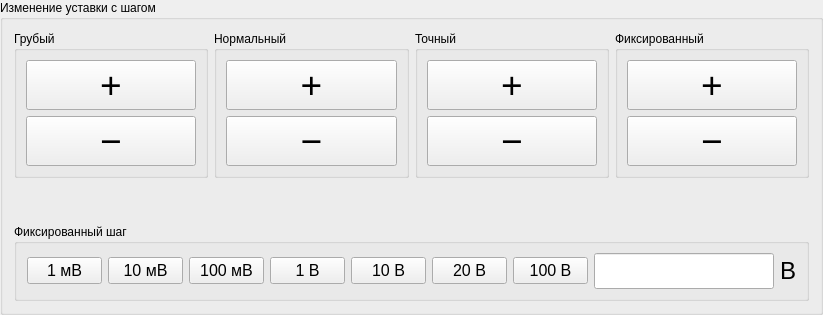
               <widget class="QGroupBox" name="groupBox_3">
                <property name="sizePolicy">
                 <sizepolicy hsizetype="Minimum" vsizetype="Preferred">
                  <horstretch>0</horstretch>
                  <verstretch>0</verstretch>
                 </sizepolicy>
                </property>
                <property name="title">
                 <string>Изменение уставки с шагом</string>
                </property>
                <layout class="QVBoxLayout" name="verticalLayout_6">
                 <item>
                  <layout class="QHBoxLayout" name="horizontalLayout_13">
                   <item>
                    <widget class="QGroupBox" name="groupBox_6">
                     <property name="maximumSize">
                      <size>
                       <width>200</width>
                       <height>16777215</height>
                      </size>
                     </property>
                     <property name="title">
                      <string>Грубый</string>
                     </property>
                     <layout class="QVBoxLayout" name="verticalLayout_9">
                      <item>
                       <widget class="QPushButton" name="coarseIncreasePushButton">
                        <property name="sizePolicy">
                         <sizepolicy hsizetype="Preferred" vsizetype="Fixed">
                          <horstretch>0</horstretch>
                          <verstretch>0</verstretch>
                         </sizepolicy>
                        </property>
                        <property name="minimumSize">
                         <size>
                          <width>0</width>
                          <height>50</height>
                         </size>
                        </property>
                        <property name="maximumSize">
                         <size>
                          <width>16777215</width>
                          <height>16777215</height>
                         </size>
                        </property>
                        <property name="font">
                         <font>
                          <pointsize>28</pointsize>
                          <kerning>true</kerning>
                         </font>
                        </property>
                        <property name="text">
                         <string>+</string>
                        </property>
                       </widget>
                      </item>
                      <item>
                       <widget class="QPushButton" name="coarseReducePushButton">
                        <property name="sizePolicy">
                         <sizepolicy hsizetype="Preferred" vsizetype="Fixed">
                          <horstretch>0</horstretch>
                          <verstretch>0</verstretch>
                         </sizepolicy>
                        </property>
                        <property name="minimumSize">
                         <size>
                          <width>0</width>
                          <height>50</height>
                         </size>
                        </property>
                        <property name="maximumSize">
                         <size>
                          <width>16777215</width>
                          <height>16777215</height>
                         </size>
                        </property>
                        <property name="font">
                         <font>
                          <pointsize>28</pointsize>
                         </font>
                        </property>
                        <property name="text">
                         <string>−</string>
                        </property>
                       </widget>
                      </item>
                     </layout>
                    </widget>
                   </item>
                   <item>
                    <widget class="QGroupBox" name="groupBox_7">
                     <property name="maximumSize">
                      <size>
                       <width>200</width>
                       <height>16777215</height>
                      </size>
                     </property>
                     <property name="title">
                      <string>Нормальный</string>
                     </property>
                     <layout class="QVBoxLayout" name="verticalLayout_10">
                      <item>
                       <widget class="QPushButton" name="normalIncreasePushButton">
                        <property name="minimumSize">
                         <size>
                          <width>0</width>
                          <height>50</height>
                         </size>
                        </property>
                        <property name="maximumSize">
                         <size>
                          <width>16777215</width>
                          <height>16777215</height>
                         </size>
                        </property>
                        <property name="font">
                         <font>
                          <pointsize>28</pointsize>
                         </font>
                        </property>
                        <property name="text">
                         <string>+</string>
                        </property>
                       </widget>
                      </item>
                      <item>
                       <widget class="QPushButton" name="normalReducePushButton">
                        <property name="minimumSize">
                         <size>
                          <width>0</width>
                          <height>50</height>
                         </size>
                        </property>
                        <property name="maximumSize">
                         <size>
                          <width>16777215</width>
                          <height>16777215</height>
                         </size>
                        </property>
                        <property name="font">
                         <font>
                          <pointsize>28</pointsize>
                         </font>
                        </property>
                        <property name="text">
                         <string>−</string>
                        </property>
                       </widget>
                      </item>
                     </layout>
                    </widget>
                   </item>
                   <item>
                    <widget class="QGroupBox" name="groupBox_8">
                     <property name="sizePolicy">
                      <sizepolicy hsizetype="Preferred" vsizetype="Preferred">
                       <horstretch>0</horstretch>
                       <verstretch>0</verstretch>
                      </sizepolicy>
                     </property>
                     <property name="maximumSize">
                      <size>
                       <width>200</width>
                       <height>16777215</height>
                      </size>
                     </property>
                     <property name="title">
                      <string>Точный</string>
                     </property>
                     <layout class="QVBoxLayout" name="verticalLayout_11">
                      <item>
                       <widget class="QPushButton" name="fineIncreasePushButton">
                        <property name="sizePolicy">
                         <sizepolicy hsizetype="Minimum" vsizetype="Fixed">
                          <horstretch>0</horstretch>
                          <verstretch>0</verstretch>
                         </sizepolicy>
                        </property>
                        <property name="minimumSize">
                         <size>
                          <width>0</width>
                          <height>50</height>
                         </size>
                        </property>
                        <property name="maximumSize">
                         <size>
                          <width>16777215</width>
                          <height>16777215</height>
                         </size>
                        </property>
                        <property name="font">
                         <font>
                          <pointsize>28</pointsize>
                         </font>
                        </property>
                        <property name="text">
                         <string>+</string>
                        </property>
                       </widget>
                      </item>
                      <item>
                       <widget class="QPushButton" name="fineReducePushButton">
                        <property name="sizePolicy">
                         <sizepolicy hsizetype="Minimum" vsizetype="Fixed">
                          <horstretch>0</horstretch>
                          <verstretch>0</verstretch>
                         </sizepolicy>
                        </property>
                        <property name="minimumSize">
                         <size>
                          <width>0</width>
                          <height>50</height>
                         </size>
                        </property>
                        <property name="maximumSize">
                         <size>
                          <width>16777215</width>
                          <height>16777215</height>
                         </size>
                        </property>
                        <property name="font">
                         <font>
                          <pointsize>28</pointsize>
                         </font>
                        </property>
                        <property name="text">
                         <string>−</string>
                        </property>
                       </widget>
                      </item>
                     </layout>
                    </widget>
                   </item>
                   <item>
                    <widget class="QGroupBox" name="groupBox_4">
                     <property name="maximumSize">
                      <size>
                       <width>200</width>
                       <height>16777215</height>
                      </size>
                     </property>
                     <property name="title">
                      <string>Фиксированный</string>
                     </property>
                     <layout class="QVBoxLayout" name="verticalLayout_4">
                      <item>
                       <widget class="QPushButton" name="fixedIncreasePushButton">
                        <property name="sizePolicy">
                         <sizepolicy hsizetype="Preferred" vsizetype="Fixed">
                          <horstretch>0</horstretch>
                          <verstretch>0</verstretch>
                         </sizepolicy>
                        </property>
                        <property name="minimumSize">
                         <size>
                          <width>0</width>
                          <height>50</height>
                         </size>
                        </property>
                        <property name="maximumSize">
                         <size>
                          <width>16777215</width>
                          <height>16777215</height>
                         </size>
                        </property>
                        <property name="font">
                         <font>
                          <pointsize>28</pointsize>
                         </font>
                        </property>
                        <property name="text">
                         <string>+</string>
                        </property>
                       </widget>
                      </item>
                      <item>
                       <widget class="QPushButton" name="fixedReducePushButton">
                        <property name="minimumSize">
                         <size>
                          <width>0</width>
                          <height>50</height>
                         </size>
                        </property>
                        <property name="maximumSize">
                         <size>
                          <width>16777215</width>
                          <height>16777215</height>
                         </size>
                        </property>
                        <property name="font">
                         <font>
                          <pointsize>28</pointsize>
                         </font>
                        </property>
                        <property name="text">
                         <string>−</string>
                        </property>
                       </widget>
                      </item>
                     </layout>
                    </widget>
                   </item>
                  </layout>
                 </item>
                 <item>
                  <spacer name="verticalSpacer_9">
                   <property name="orientation">
                    <enum>Qt::Vertical</enum>
                   </property>
                   <property name="sizeHint" stdset="0">
                    <size>
                     <width>20</width>
                     <height>40</height>
                    </size>
                   </property>
                  </spacer>
                 </item>
                 <item>
                  <widget class="QGroupBox" name="groupBox_10">
                   <property name="sizePolicy">
                    <sizepolicy hsizetype="Preferred" vsizetype="Preferred">
                     <horstretch>0</horstretch>
                     <verstretch>0</verstretch>
                    </sizepolicy>
                   </property>
                   <property name="maximumSize">
                    <size>
                     <width>16777215</width>
                     <height>100</height>
                    </size>
                   </property>
                   <property name="title">
                    <string>Фиксированный шаг</string>
                   </property>
                   <layout class="QHBoxLayout" name="horizontalLayout_10">
                    <item>
                     <spacer name="horizontalSpacer_6">
                      <property name="orientation">
                       <enum>Qt::Horizontal</enum>
                      </property>
                      <property name="sizeType">
                       <enum>QSizePolicy::Expanding</enum>
                      </property>
                      <property name="sizeHint" stdset="0">
                       <size>
                        <width>1</width>
                        <height>20</height>
                       </size>
                      </property>
                     </spacer>
                    </item>
                    <item>
                     <widget class="QPushButton" name="fixedStep1PushButton">
                      <property name="sizePolicy">
                       <sizepolicy hsizetype="Fixed" vsizetype="Fixed">
                        <horstretch>0</horstretch>
                        <verstretch>0</verstretch>
                       </sizepolicy>
                      </property>
                      <property name="maximumSize">
                       <size>
                        <width>75</width>
                        <height>16777215</height>
                       </size>
                      </property>
                      <property name="font">
                       <font>
                        <pointsize>12</pointsize>
                       </font>
                      </property>
                      <property name="text">
                       <string>1 мВ</string>
                      </property>
                      <property name="checkable">
                       <bool>true</bool>
                      </property>
                     </widget>
                    </item>
                    <item>
                     <widget class="QPushButton" name="fixedStep2PushButton">
                      <property name="sizePolicy">
                       <sizepolicy hsizetype="Fixed" vsizetype="Fixed">
                        <horstretch>0</horstretch>
                        <verstretch>0</verstretch>
                       </sizepolicy>
                      </property>
                      <property name="maximumSize">
                       <size>
                        <width>75</width>
                        <height>16777215</height>
                       </size>
                      </property>
                      <property name="font">
                       <font>
                        <pointsize>12</pointsize>
                       </font>
                      </property>
                      <property name="text">
                       <string>10 мВ</string>
                      </property>
                      <property name="checkable">
                       <bool>true</bool>
                      </property>
                     </widget>
                    </item>
                    <item>
                     <widget class="QPushButton" name="fixedStep3PushButton">
                      <property name="sizePolicy">
                       <sizepolicy hsizetype="Fixed" vsizetype="Fixed">
                        <horstretch>0</horstretch>
                        <verstretch>0</verstretch>
                       </sizepolicy>
                      </property>
                      <property name="maximumSize">
                       <size>
                        <width>75</width>
                        <height>16777215</height>
                       </size>
                      </property>
                      <property name="font">
                       <font>
                        <pointsize>12</pointsize>
                       </font>
                      </property>
                      <property name="text">
                       <string>100 мВ</string>
                      </property>
                      <property name="checkable">
                       <bool>true</bool>
                      </property>
                     </widget>
                    </item>
                    <item>
                     <widget class="QPushButton" name="fixedStep4PushButton">
                      <property name="sizePolicy">
                       <sizepolicy hsizetype="Fixed" vsizetype="Fixed">
                        <horstretch>0</horstretch>
                        <verstretch>0</verstretch>
                       </sizepolicy>
                      </property>
                      <property name="maximumSize">
                       <size>
                        <width>75</width>
                        <height>16777215</height>
                       </size>
                      </property>
                      <property name="font">
                       <font>
                        <pointsize>12</pointsize>
                       </font>
                      </property>
                      <property name="text">
                       <string>1 В</string>
                      </property>
                      <property name="checkable">
                       <bool>true</bool>
                      </property>
                     </widget>
                    </item>
                    <item>
                     <widget class="QPushButton" name="fixedStep5PushButton">
                      <property name="sizePolicy">
                       <sizepolicy hsizetype="Fixed" vsizetype="Fixed">
                        <horstretch>0</horstretch>
                        <verstretch>0</verstretch>
                       </sizepolicy>
                      </property>
                      <property name="maximumSize">
                       <size>
                        <width>75</width>
                        <height>16777215</height>
                       </size>
                      </property>
                      <property name="font">
                       <font>
                        <pointsize>12</pointsize>
                       </font>
                      </property>
                      <property name="text">
                       <string>10 В</string>
                      </property>
                      <property name="checkable">
                       <bool>true</bool>
                      </property>
                     </widget>
                    </item>
                    <item>
                     <widget class="QPushButton" name="fixedStep6PushButton">
                      <property name="sizePolicy">
                       <sizepolicy hsizetype="Fixed" vsizetype="Fixed">
                        <horstretch>0</horstretch>
                        <verstretch>0</verstretch>
                       </sizepolicy>
                      </property>
                      <property name="maximumSize">
                       <size>
                        <width>75</width>
                        <height>16777215</height>
                       </size>
                      </property>
                      <property name="font">
                       <font>
                        <pointsize>12</pointsize>
                       </font>
                      </property>
                      <property name="text">
                       <string>20 В</string>
                      </property>
                      <property name="checkable">
                       <bool>true</bool>
                      </property>
                     </widget>
                    </item>
                    <item>
                     <widget class="QPushButton" name="fixedStep7PushButton">
                      <property name="sizePolicy">
                       <sizepolicy hsizetype="Fixed" vsizetype="Fixed">
                        <horstretch>0</horstretch>
                        <verstretch>0</verstretch>
                       </sizepolicy>
                      </property>
                      <property name="maximumSize">
                       <size>
                        <width>75</width>
                        <height>16777215</height>
                       </size>
                      </property>
                      <property name="font">
                       <font>
                        <pointsize>12</pointsize>
                       </font>
                      </property>
                      <property name="text">
                       <string>100 В</string>
                      </property>
                      <property name="checkable">
                       <bool>true</bool>
                      </property>
                     </widget>
                    </item>
                    <item>
                     <layout class="QHBoxLayout" name="horizontalLayout_14">
                      <property name="spacing">
                       <number>6</number>
                      </property>
                      <item>
                       <widget class="QLineEdit" name="stepLineEdit">
                        <property name="sizePolicy">
                         <sizepolicy hsizetype="Preferred" vsizetype="Fixed">
                          <horstretch>0</horstretch>
                          <verstretch>0</verstretch>
                         </sizepolicy>
                        </property>
                        <property name="maximumSize">
                         <size>
                          <width>180</width>
                          <height>16777215</height>
                         </size>
                        </property>
                        <property name="font">
                         <font>
                          <pointsize>18</pointsize>
                         </font>
                        </property>
                        <property name="clearButtonEnabled">
                         <bool>true</bool>
                        </property>
                       </widget>
                      </item>
                      <item>
                       <widget class="QLabel" name="stepLabel">
                        <property name="font">
                         <font>
                          <pointsize>18</pointsize>
                         </font>
                        </property>
                        <property name="text">
                         <string>В</string>
                        </property>
                       </widget>
                      </item>
                     </layout>
                    </item>
                    <item>
                     <spacer name="horizontalSpacer_3">
                      <property name="orientation">
                       <enum>Qt::Horizontal</enum>
                      </property>
                      <property name="sizeType">
                       <enum>QSizePolicy::Expanding</enum>
                      </property>
                      <property name="sizeHint" stdset="0">
                       <size>
                        <width>1</width>
                        <height>20</height>
                       </size>
                      </property>
                     </spacer>
                    </item>
                   </layout>
                  </widget>
                 </item>
                </layout>
               </widget>
